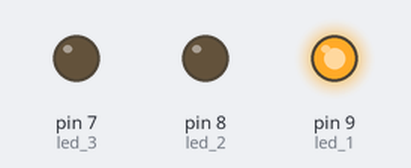
Bench run of a sketch on a simulated Arduino Uno, built with avr-gcc and run on an emulated ATmega328P. Shown: output pins drawn as LEDs (lit = HIGH).

Above: at 0.1 s.
Timing chart, 0 to 1.6 s (numbered marks = the images above):
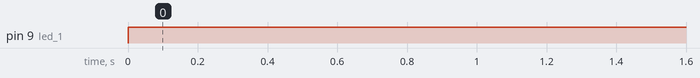

Measured:
- by itself, pin 9 (led_1): LOW → HIGH at 0.00 s

The sketch:

test.ino
```cpp
#include <Arduino.h>

#define led_1 9
#define led_2 8
#define led_3 7

void setup()
{
  pinMode(led_1, OUTPUT);
  pinMode(led_2, OUTPUT);
  pinMode(led_3, OUTPUT);
}

int rgb(int red, int green, int blue)
{
  analogWrite(led_1, red);
  return 0;
}

void loop()
{
  rgb(255,0,0);
}
```
